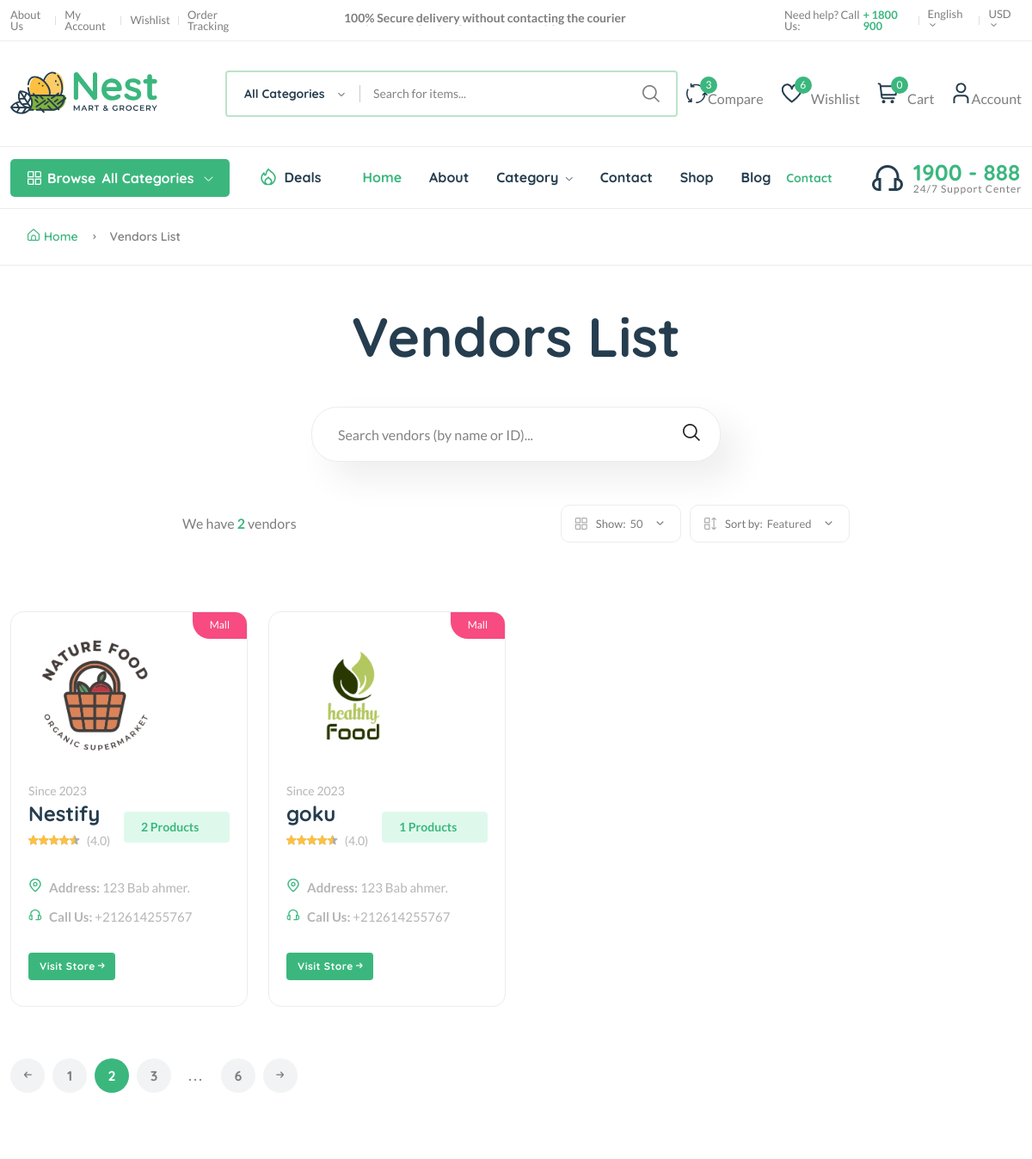
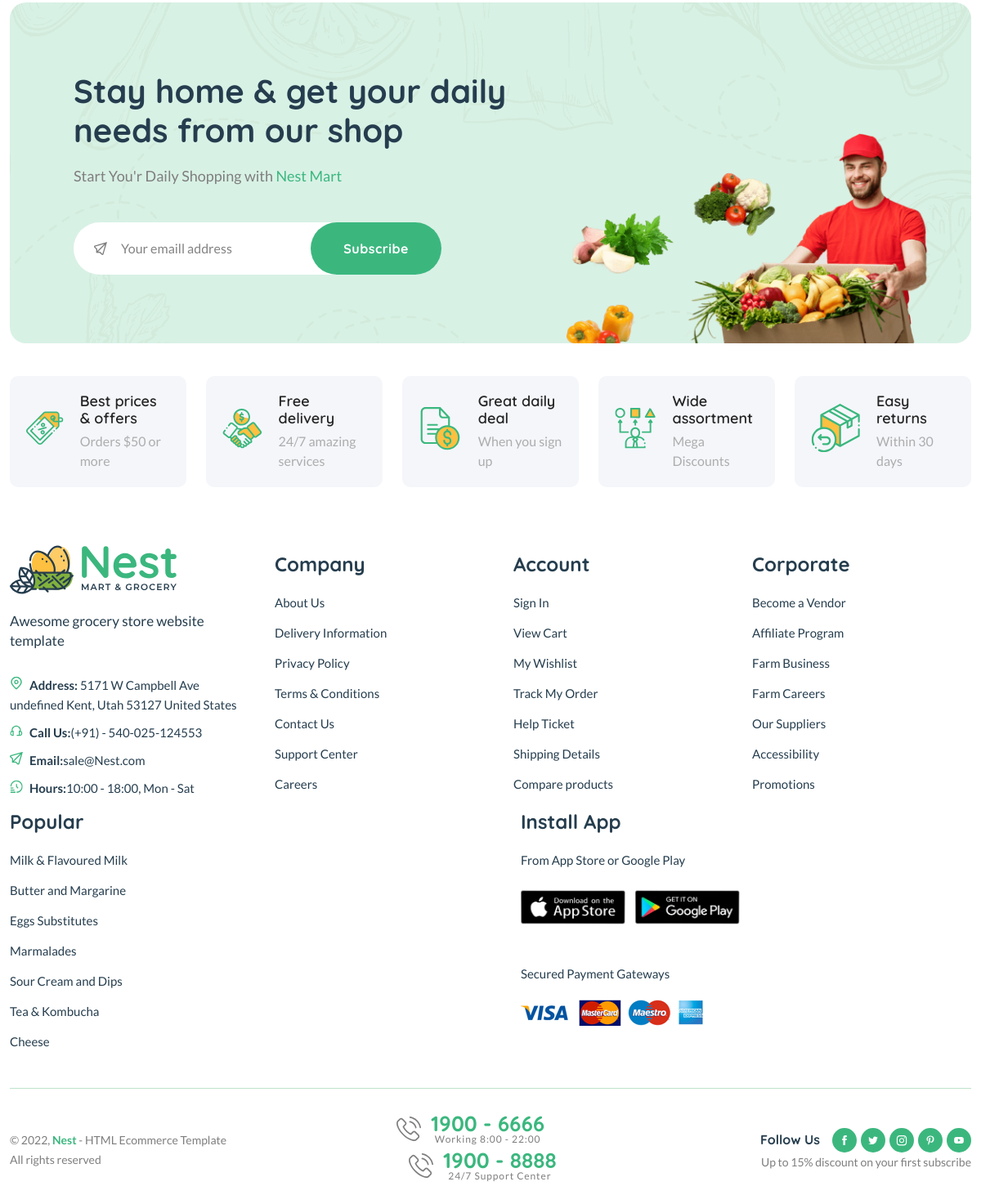
The app's page /vendors/ with its own data (2 pictures, top to bottom).
### buyedinn/models.py (models this page shows, shortened)
class Vendor(models.Model):
    vid = ShortUUIDField(unique=True, length=10, max_length=20, alphabet="abcdefgh12345")
    title = models.CharField(max_length=100, default="Nestify")
    image = models.ImageField(upload_to=user_directory_path, default="product.jpg")
    description = models.TextField(null=True, blank=True, default="I am an amazing Vendor")
    address = models.CharField(max_length=100, default="123 Bab ahmer.")
    contact = models.CharField(max_length=100, default="+212614255767")
    chat_resp_time = models.CharField(max_length=100, default="100")
    shipping_on_time = models.CharField(max_length=100, default="100")
    authentic_rating = models.CharField(max_length=100, default="100")
    days_return = models.CharField(max_length=100, default="100")
    warranty_period = models.CharField(max_length=100, default="100")
    user = models.ForeignKey(User, on_delete=models.SET_NULL, null=True)
    date = models.DateTimeField(auto_now_add=True, null=True, blank=True)
    class Meta:
        verbose_name_plural = "Vendor"

### buyedinn/views.py (the view)
# urls.py: path("vendors/", views.vendor_list_view, name="vendor-list"),
def vendor_list_view(request):
    vendors = Vendor.objects.all()
    context = {
        "vendors": vendors,
    }
    return render(request, "core/vendor-list.html", context)

### templates/core/vendor-list.html (shortened to what this page needs)
{% extends 'partials/base.html' %}
{% load static %}
{% block content%}
<main class="main pages mb-80">
        <div class="page-header breadcrumb-wrap">
            <div class="container">
                <div class="breadcrumb">
                    <a href="index.html" rel="nofollow"><i class="fi-rs-home mr-5"></i>Home</a>
                    <span></span> Vendors List
                </div>
            </div>
        </div>
        <div class="page-content pt-50">
            <div class="container">
                <div class="archive-header-2 text-center">
                    <h1 class="display-2 mb-50">Vendors List</h1>
                    <div class="row">
                        <div class="col-lg-5 mx-auto">
                            <div class="sidebar-widget-2 widget_search mb-50">
                                <div class="search-form">
                                    <form action="#">
                                        <input type="text" placeholder="Search vendors (by name or ID)..." />
                                        <button type="submit"><i class="fi-rs-search"></i></button>
                                    </form>
                                </div>
                            </div>
                        </div>
                    </div>
                </div>
                <div class="row mb-50">
                    <div class="col-12 col-lg-8 mx-auto">
                        <div class="shop-product-fillter">
                            <div class="totall-product">
                                <p>We have <strong class="text-brand">{{vendors.count}}</strong> vendor{{vendors.count|pluralize}}</p>
                            </div>
                            <div class="sort-by-product-area">
                                <div class="sort-by-cover mr-10">
                                    <div class="sort-by-product-wrap">
                                        <div class="sort-by">
                                            <span><i class="fi-rs-apps"></i>Show:</span>
                                        </div>
                                        <div class="sort-by-dropdown-wrap">
                                            <span> 50 <i class="fi-rs-angle-small-down"></i></span>
                                        </div>
                                    </div>
                                </div>
                                <div class="sort-by-cover">
                                    <div class="sort-by-product-wrap">
                                        <div class="sort-by">
                                            <span><i class="fi-rs-apps-sort"></i>Sort by:</span>
                                        </div>
                                        <div class="sort-by-dropdown-wrap">
                                            <span> Featured <i class="fi-rs-angle-small-down"></i></span>
                                        </div>
                                    </div>
                                </div>
                            </div>
                        </div>
                    </div>
                </div>
                <div class="row vendor-grid">
                  {% for v in vendors %}
                    <div class="col-lg-3 col-md-6 col-12 col-sm-6">
                        <div class="vendor-wrap mb-40">
                            <div class="vendor-img-action-wrap">
                                <div class="vendor-img">
                                    <a href="{% url 'buyedinn:vendor-detail' v.vid %}">
                                        <img class="default-img" src="{{v.image.url}}" alt="" />
                                    </a>
                                </div>
                                <div class="product-badges product-badges-position product-badges-mrg">
                                    <span class="hot">Mall</span>
                                </div>
                            </div>
                            <div class="vendor-content-wrap">
                                <div class="d-flex justify-content-between align-items-end mb-30">
                                    <div>
                                        <div class="product-category">
                                            <span class="text-muted">Since {{v.date|date:"Y"}}</span>
                                        </div>
                                        <h4 class="mb-5"><a href="{% url 'buyedinn:vendor-detail' v.vid %}">{{v.title}}</a></h4>
                                        <div class="product-rate-cover">
                                            <div class="product-rate d-inline-block">
                                                <div class="product-rating" style="width: 90%"></div>
                                            </div>
                                            <span class="font-small ml-5 text-muted"> (4.0)</span>
                                        </div>
                                    </div>
                                    <div class="mb-10">
                                        <span class="font-small total-product">{{v.product.all.count}} Products</span>
                                    </div>
                                </div>
                                <div class="vendor-info mb-30">
                                    <ul class="contact-infor text-muted">
                                        <li><img src="{% static 'assets/imgs/theme/icons/icon-location.svg' %}" alt="" /><strong>Address: </strong> <span> {{v.address}}</span></li>
                                        <li><img src="{% static 'assets/imgs/theme/icons/icon-contact.svg' %}" alt="" /><strong>Call Us:</strong><span> {{v.contact}}</span></li>
                                    </ul>
                                </div>
                                <a href="{% url 'buyedinn:vendor-detail' v.vid %}" class="btn btn-xs">Visit Store <i class="fi-rs-arrow-small-right"></i></a>
                            </div>
                        </div>
                    </div>
                  {% endfor %}
                </div>
                <div class="pagination-area mt-20 mb-20">
                    <nav aria-label="Page navigation example">
                        <ul class="pagination justify-content-start">
                            <li class="page-item">
                                <a class="page-link" href="#"><i class="fi-rs-arrow-small-left"></i></a>
                            </li>
                            <li class="page-item"><a class="page-link" href="#">1</a></li>
                            <li class="page-item active"><a class="page-link" href="#">2</a></li>
                            <li class="page-item"><a class="page-link" href="#">3</a></li>
                            <li class="page-item"><a class="page-link dot" href="#">...</a></li>
                            <li class="page-item"><a class="page-link" href="#">6</a></li>
                            <li class="page-item">
                                <a class="page-link" href="#"><i class="fi-rs-arrow-small-right"></i></a>
                            </li>
                        </ul>
                    </nav>
                </div>
            </div>
        </div>
    </main>
{% endblock content%}

### records on screen
Vendor: image (picture), date "2023", title "Nestify", product.all.count "2", address "123 Bab ahmer.", contact "+212614255767"
Vendor: image (picture), date "2023", title "goku", product.all.count "1", address "123 Bab ahmer.", contact "+212614255767"

### other values on screen
{{ request.session.cart_data_obj|length }} "0"
{{ vendors.count }} "2"
